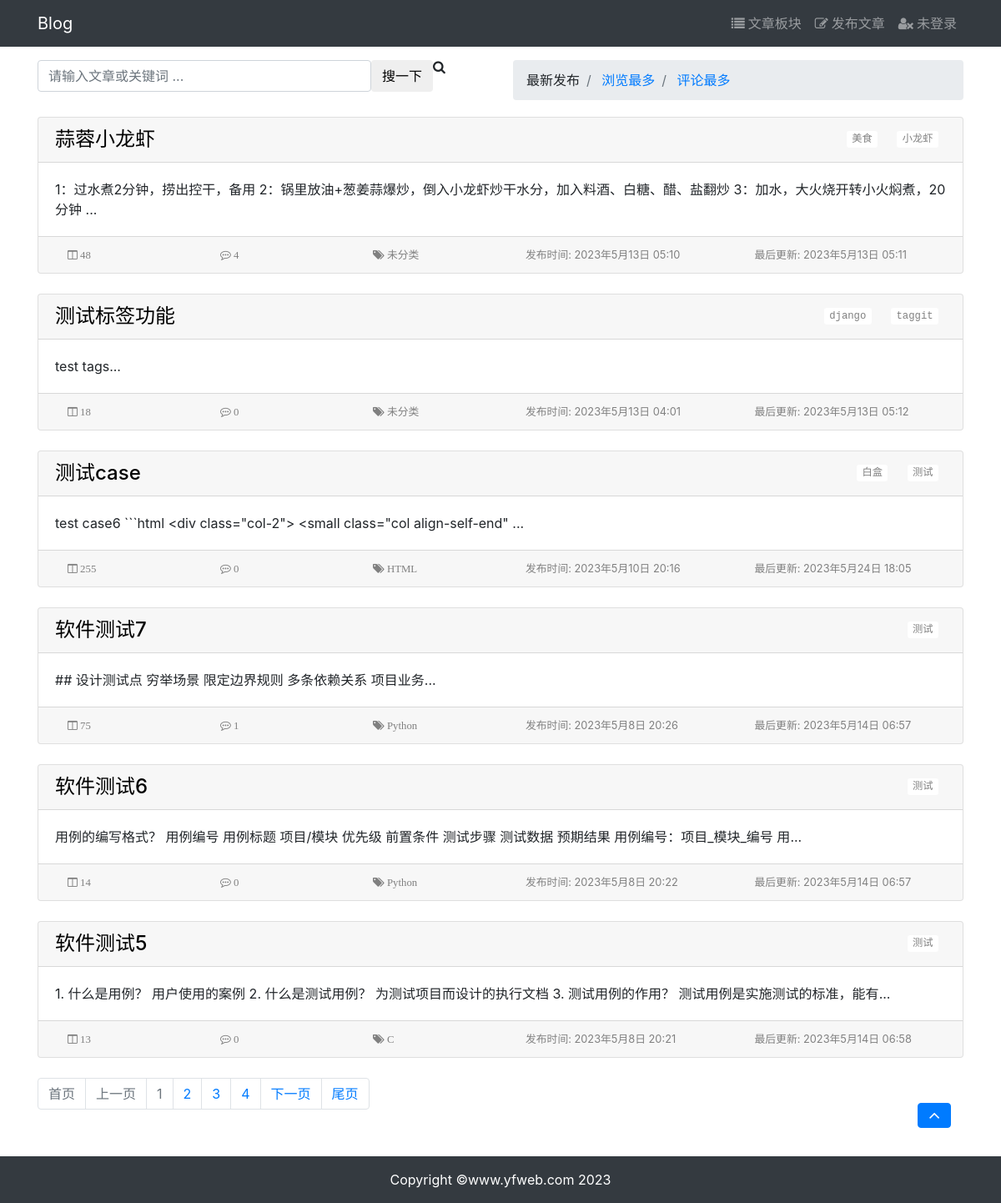
Screenshot of /article/list/ with the database file from the repository.
### article/models.py (models this page shows, shortened)
class Article(models.Model):
    author = models.ForeignKey(verbose_name='作者', to=User, on_delete=models.CASCADE)
    title = models.CharField(verbose_name='标题', max_length=100)
    body = MDTextField(verbose_name='正文')
    created = models.DateTimeField(verbose_name='文章创建时间', default=timezone.now)
    updated = models.DateTimeField(verbose_name='最后更新时间', auto_now=True)
    total_visit = models.PositiveIntegerField(verbose_name='浏览量', default=0)
    total_comment = models.PositiveIntegerField(verbose_name='评论条数', default=0)
    column = models.ForeignKey(
        verbose_name='专栏', to=ArticleColumn,
        null=True, blank=True,
        on_delete=models.CASCADE, related_name='article'
    )
    tags = TaggableManager(verbose_name='标签', blank=True)
    class Meta:
        verbose_name = '文章'
        verbose_name_plural = verbose_name
        ordering = ['-created', '-updated', ]

class ArticleColumn(models.Model):  # 文章专栏
    title = models.CharField(verbose_name='专栏名称', max_length=60)
    created = models.DateTimeField(verbose_name='创建时间', auto_now_add=True)
    class Meta:
        verbose_name = '专栏'
        verbose_name_plural = verbose_name
    def __str__(self):
        return self.title

### article/views.py (the view)
# urls.py: path('list/', views.article_list, name='article_list'),
def article_list(request):
    search = request.GET.get('search', '')
    order = request.GET.get('order', 'common')
    column = request.GET.get('column', '')
    tag = request.GET.get('tag', '')
    articles = Article.objects.all()
    if search:
        q = Q(title__icontains=search) | Q(body__icontains=search)
        articles = articles.filter(q)
    order_list = ['total_visit', 'total_comment']
    if order in order_list:
        if order == 'total_visit':
            articles = articles.order_by('-total_visit')
        if order == 'total_comment':
            articles = articles.order_by('-total_comment')
    if column:
        articles = articles.filter(column__title=column)
    if tag:
        articles = articles.filter(tags__name__in=[tag])  # tags__in 会按照主键找tag
    page, page_list = custom_paginator(request, queryset=articles, per_page=6)
    articles = page
    data = {
        'articles': articles,  # 匹配的文章
        'page_list': page_list,  # 分页列表
        'order': order,  # 排序参数
        'search': search,  # 查询参数
        'column': column,  # 专栏
        'tag': tag,  # 标签
    }
    return render(request, 'article/list.html', data)

### utils/paginator.py (called while the page is built)
def custom_paginator(request, queryset, per_page=3, page_param='page', current_page_each_side=2):
    page_num = request.GET.get(page_param, '1')
    page_num = int(page_num) if page_num.isdecimal() else 1
    paginator = Paginator(queryset, per_page)
    try:
        page = paginator.get_page(page_num)
    except EmptyPage as e:
        if page_num < paginator.num_pages:
            page_num = paginator.num_pages
            page = paginator.get_page(page_num)
        else:
            page_num = 1
            page = paginator.get_page(page_num)
    page_list = paginator.get_elided_page_range(
        number=page_num,
        on_each_side=current_page_each_side,
        on_ends=0
    )
    return page, page_list

### templates/article/list.html (shortened to what this page needs)
{% extends 'base.html' %}
{% block content %}
    <div class="container">
        <div class="row">
            <div class="col-6"><br>
                <form class="input-group" method="get">
                    <label style="width: 400px">
                        {% if search %}
                            <input type="text" class="form-control"
                                   name="search" value="{{ search }}" required>
                        {% else %}
                            <input type="text" class="form-control"
                                   name="search" placeholder="请输入文章或关键词 ..." required>
                        {% endif %}
                    </label>
                    <span class="input-group-btn">
                        <button class="btn btn-default" type="submit">搜一下</button>
                    </span>
                    <i class="fa fa-search" aria-hidden="true"></i>
                </form>
            </div>
            <div class="col-6" aria-label="breadcrumb">
                <br>
                <ol class="breadcrumb">
                    {% if order == 'common' %}
                        <li class="breadcrumb-item">
                            <a>最新发布</a>
                        </li>
                    {% else %}
                        <li class="breadcrumb-item">
                            <a href="{% url 'article:article_list' %}?order=common&search={{ search }}&column={{ column }}&tag={{ tag }}">
                                最新发布
                            </a>
                        </li>
                    {% endif %}
                    {% if order == 'total_visit' %}
                        <li class="breadcrumb-item">
                            <a>浏览最多</a>
                        </li>
                    {% else %}
                        <li class="breadcrumb-item">
                            <a href="{% url 'article:article_list' %}?order=total_visit&search={{ search }}&column={{ column }}&tag={{ tag }}">
                                浏览最多
                            </a>
                        </li>
                    {% endif %}
                    {% if order == 'total_comment' %}
                        <li class="breadcrumb-item">
                            <a>评论最多</a>
                        </li>
                    {% else %}
                        <li class="breadcrumb-item">
                            <a href="{% url 'article:article_list' %}?order=total_comment&search={{ search }}&column={{ column }}&tag={{ tag }}">
                                评论最多
                            </a>
                        </li>
                    {% endif %}
                </ol>
            </div>
        </div>
        <div class="row mt-1">
            {% for article in articles %}
                <div class="col-12 mb-4">
                    <div class="card">
                        <h4 class="card-header">
                            <a href="{% url 'article:article_detail' article.pk %}"
                               style="color: black;text-decoration: none">
                                {{ article.title }}
                            </a>
                            {% if article.tags %}
                                <small style="float: right">
                                    {% for tag in article.tags.all %}
                                        <a href="{% url 'article:article_list' %}?tag={{ tag }}"
                                           class="btn btn-sm">
                                            <kbd class="bg-white" style="color: grey">{{ tag }}</kbd>
                                        </a>
                                    {% endfor %}
                                </small>
                            {% endif %}
                        </h4>
                        <div class="card-body">
                            <p class="card-text">
                                {{ article.body | slice:'80' }}...
                            </p>
                        </div>
                        <div class="card-footer">
                            <div class="row" style="color:gray;">
                                <div class="col-2">
                                    <small class="col align-self-end">
                                        <i class="fa fa-columns" aria-hidden="true">
                                            {{ article.total_visit }}
                                        </i>
                                    </small>
                                </div>
                                <div class="col-2">
                                    <small class="col align-self-end">
                                        <i class="fa fa-commenting-o" aria-hidden="true">
                                            {{ article.total_comment }}
                                        </i>
                                    </small>
                                </div>
                                <div class="col-2">
                                    <small class="col align-self-end">
                                        <i class="fa fa-tags" aria-hidden="true">
                                            {% if article.column %}
                                                <a href="{% url 'article:article_list' %}?column={{ article.column }}"
                                                   style="text-decoration: none;color: grey">
                                                    {{ article.column }}
                                                </a>
                                            {% else %}
                                                未分类
                                            {% endif %}
                                        </i>
                                    </small>
                                </div>
                                <div class="col-3">
                                    <small class="col align-self-end">
                                        发布时间: {{ article.created }}
                                    </small>
                                </div>
                                <div class="col-3">
                                    <small class="col align-self-end">
                                        最后更新: {{ article.updated }}
                                    </small>
                                </div>
                            </div>
                        </div>
                    </div>
                </div>
            {% endfor %}
        </div>
        {% if articles %}
            <ul class="pagination">
                {% if articles.has_previous %}
                    <li class="page-item">
                        <a class="page-link"
                           href="?page=1&order={{ order }}&search={{ search }}&column={{ column }}&tag={{ tag }}">首页</a>
                    </li>
                {% else %}
                    <li class="page-item disabled"><span class="page-link">首页</span></li>
                {% endif %}
                {% if articles.has_previous %}
                    <li class="page-item">
                        <a class="page-link"
                           href="?page={{ articles.previous_page_number }}&order={{ order }}&search={{ search }}&column={{ column }}&tag={{ tag }}">上一页</a>
                    </li>
                {% else %}
                    <li class="page-item disabled"><span class="page-link">上一页</span></li>
                {% endif %}
                {% for i in page_list %}
                    {% if articles.number == i %}
                        <li class="page-item disabled"><a class="page-link">{{ i }}</a></li>
                    {% else %}
                        <li class="page-item">
                            <a class="page-link"
                               href="?page={{ i }}&order={{ order }}&search={{ search }}&column={{ column }}&tag={{ tag }}">{{ i }}</a>
                        </li>
                    {% endif %}
                {% endfor %}
                {% if articles.has_next %}
                    <li class="page-item">
                        <a class="page-link"
                           href="?page={{ articles.next_page_number }}&order={{ order }}&search={{ search }}&column={{ column }}&tag={{ tag }}">下一页</a>
                    </li>
                {% else %}
                    <li class="page-item disabled"><span class="page-link">下一页</span></li>
                {% endif %}
                {% if articles.has_next %}
                    <li class="page-item">
                        <a class="page-link"
                           href="?page={{ articles.paginator.num_pages }}&order={{ order }}&search={{ search }}&column={{ column }}&tag={{ tag }}">尾页</a>
                    </li>
                {% else %}
                    <li class="page-item disabled"><span class="page-link">尾页</span></li>
                {% endif %}
            </ul>
        {% endif %}
    </div>
{% endblock %}

### rows the page displays
Article: title "蒜蓉小龙虾", body "1：过水煮2分钟，捞出控干，备用 2：锅里放油+葱姜蒜爆炒，倒入小龙虾炒干水分，加入料酒、白糖、醋、盐翻炒 3：加水，大火烧开转小火焖煮，20分钟", total_visit "48", total_comment "4", shows "未分类", created "2023年5月13日 05:10", updated "2023年5月13日 05:11"
Tag: name "美食"
Tag: name "小龙虾"
Article: title "测试标签功能", body "test tags", total_visit "18", total_comment "0", shows "未分类", created "2023年5月13日 04:01", updated "2023年5月13日 05:12"
Tag: name "django"
Tag: name "taggit"
Article: title "测试case", body "test case6 ```html <div class=\"col-2\"> <small class=\"col align-self-end\"", total_visit "255", total_comment "0", column "HTML", created "2023年5月10日 20:16", updated "2023年5月24日 18:05"
Tag: name "白盒"
Tag: name "测试"
Article: title "软件测试7", body "## 设计测试点 穷举场景 限定边界规则 多条依赖关系 项目业务", total_visit "75", total_comment "1", column "Python", created "2023年5月8日 20:26", updated "2023年5月14日 06:57"
Article: title "软件测试6", body "用例的编写格式？ 用例编号 用例标题 项目/模块 优先级 前置条件 测试步骤 测试数据 预期结果 用例编号：项目_模块_编号 用", total_visit "14", total_comment "0", column "Python", created "2023年5月8日 20:22", updated "2023年5月14日 06:57"
Article: title "软件测试5", body "1. 什么是用例？ 用户使用的案例 2. 什么是测试用例？ 为测试项目而设计的执行文档 3. 测试用例的作用？ 测试用例是实施测试的标准，能有", total_visit "13", total_comment "0", column "C", created "2023年5月8日 20:21", updated "2023年5月14日 06:58"

### other values shown
{{ i }} "1"
{{ i }} "2" "3" "4"
